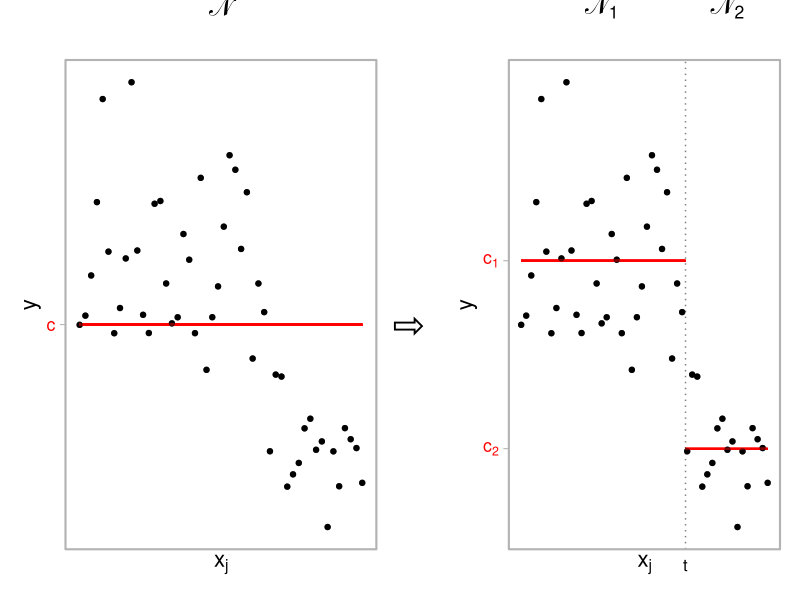
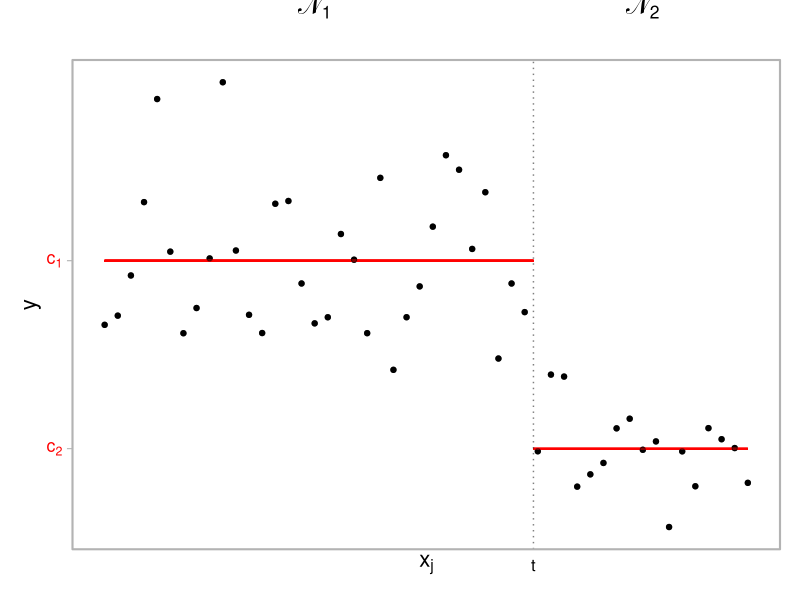

R code for these plots, in order:
# PREREQ -----------------------------------------------------------------------

library(knitr)
library(ggplot2)
library(tidyverse)

# DATA -------------------------------------------------------------------------

set.seed(1221)
n = 50
data = data.frame(x = seq(-4 , 2, l = n)) %>% 
  mutate(y = ifelse(x < 0, 
                    2.5 + rnorm(n), 
                    2 - 3 * plogis(x) + .5 * rnorm(n)))

datal = subset(data, x < 0)
datar = subset(data, x > 0)

# PLOT -------------------------------------------------------------------------

pdf("../figure/cart_splitcriteria_2.pdf", width = 8, height = 3)

p1 = ggplot(data) + 
  geom_point(aes(x, y)) + 
  geom_segment(
    aes(x = min(x), xend = max(x), y = mean(y), yend = mean(y)), col = "red") +
  geom_point(aes(x, y), alpha = .5) + 
  theme_light(base_size = 16) + 
  scale_y_continuous(breaks = mean(data$y), labels = "c", ) +
  scale_x_continuous(expression(x[j]), 
                     breaks = NULL,
                     minor_breaks = NULL) + 
  theme(axis.text.y = element_text(colour = "red"),
        panel.grid.major = element_line(colour = NA),
        plot.margin = unit(c(3, 3, 1, 1), "lines")) +
  annotation_custom(
    grob = grid::textGrob(label = "\uD835\uDCA9", 
                          gp = grid::gpar(fontsize = 18)), 
    ymin =  max(data$y) + 1,
    ymax =  max(data$y) + 1,
    xmin = mean(data$x),
    xmax = mean(data$x)) +
  annotation_custom(
    grob = grid::textGrob(label = "\u21E8", 
                          gp = grid::gpar(fontsize = 28)), 
    ymin =  mean(data$y),
    ymax =  mean(data$y) ,
    xmin = max(data$x) + 1,
    xmax = max(data$x) + 1)  +
  coord_cartesian(clip = 'off')

p2 = ggplot(data) + 
  geom_point(aes(x, y)) + 
  geom_segment(data = datal, 
               aes(x = min(x), xend = 0, y = mean(y), yend = mean(y)),
               col = "red") +
  geom_segment(data = datar, 
               aes(x = max(x), xend = 0, y = mean(y), yend = mean(y)),
               col = "red") +
  geom_point(aes(x,y), alpha = .5) + 
  theme_light(base_size = 16) + 
  scale_y_continuous(breaks = c(mean(datal$y), mean(datar$y)), 
                     minor_breaks = NULL,
                     labels = c(expression(c[1]), expression(c[2]))) +
  scale_x_continuous(expression(x[j]), 
                     breaks = NULL) + 
  theme(axis.text.y = element_text(colour = "red"),
        panel.grid.major = element_line(colour = NA),
        plot.margin = unit(c(3, 1, 1, 1), "lines")) +
  annotation_custom(
    grob =  grid::textGrob(label = expression("\uD835\uDCA9"[1]),
                           gp = grid::gpar(fontsize = 18)), 
    ymin =  max(data$y) + 1,
    ymax =  max(data$y) + 1,
    xmin = mean(datal$x),
    xmax = mean(datal$x)) +
  annotation_custom(
    grob = grid::textGrob(label = expression("\uD835\uDCA9"[2]),
                          gp = grid::gpar(fontsize = 18)), 
    ymin =  max(data$y) + 1,
    ymax =  max(data$y) + 1,
    xmin = mean(datar$x),
    xmax = mean(datar$x)) +
  geom_vline(xintercept = 0, lty = 3, alpha = .5) +
  annotation_custom(
    grob = grid::textGrob(label = "t"), 
    ymin =  min(data$y) - .5,
    ymax =  min(data$y) - .5,
    xmin = 0,
    xmax = 0) +
  coord_cartesian(clip = 'off')

gridExtra::grid.arrange(p1, p2, nrow = 1, widths = c(1.2, 1))

ggsave("../figure/cart_splitcriteria_2.pdf", width = 8, height = 3)
dev.off()
